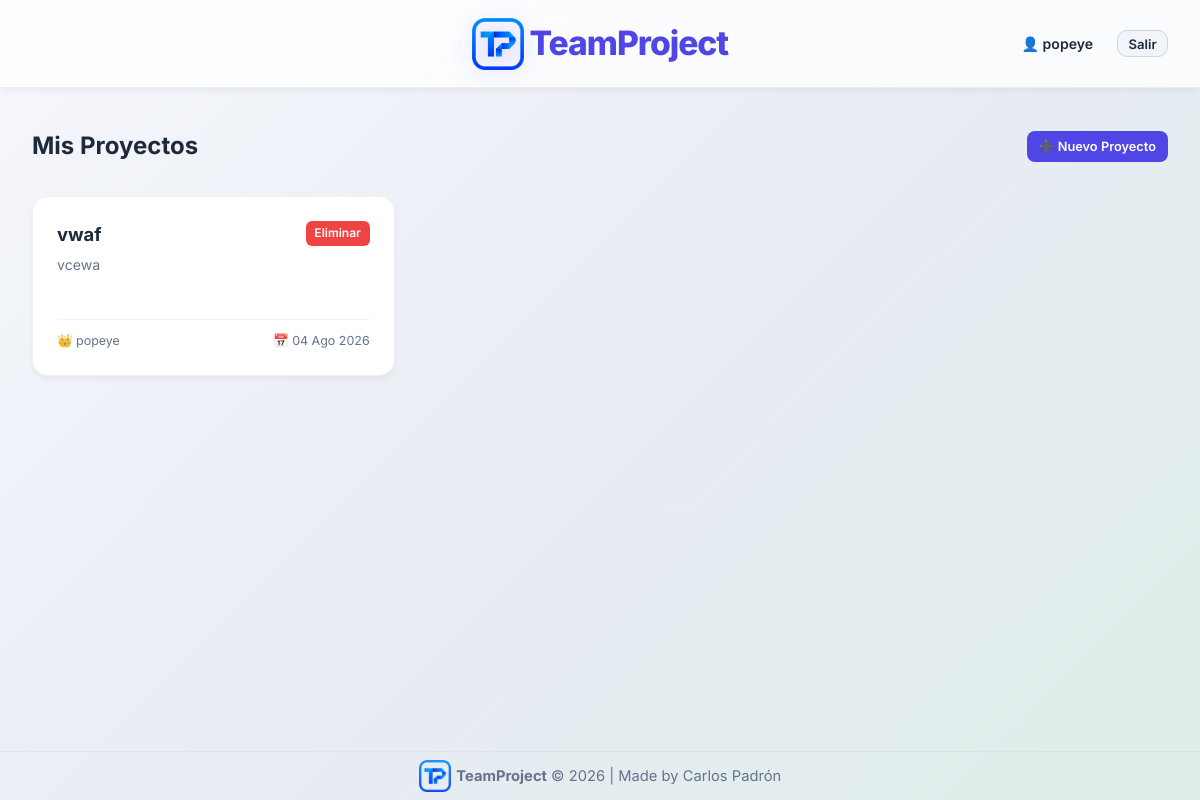
Page / (signed in) on the earlier database version.
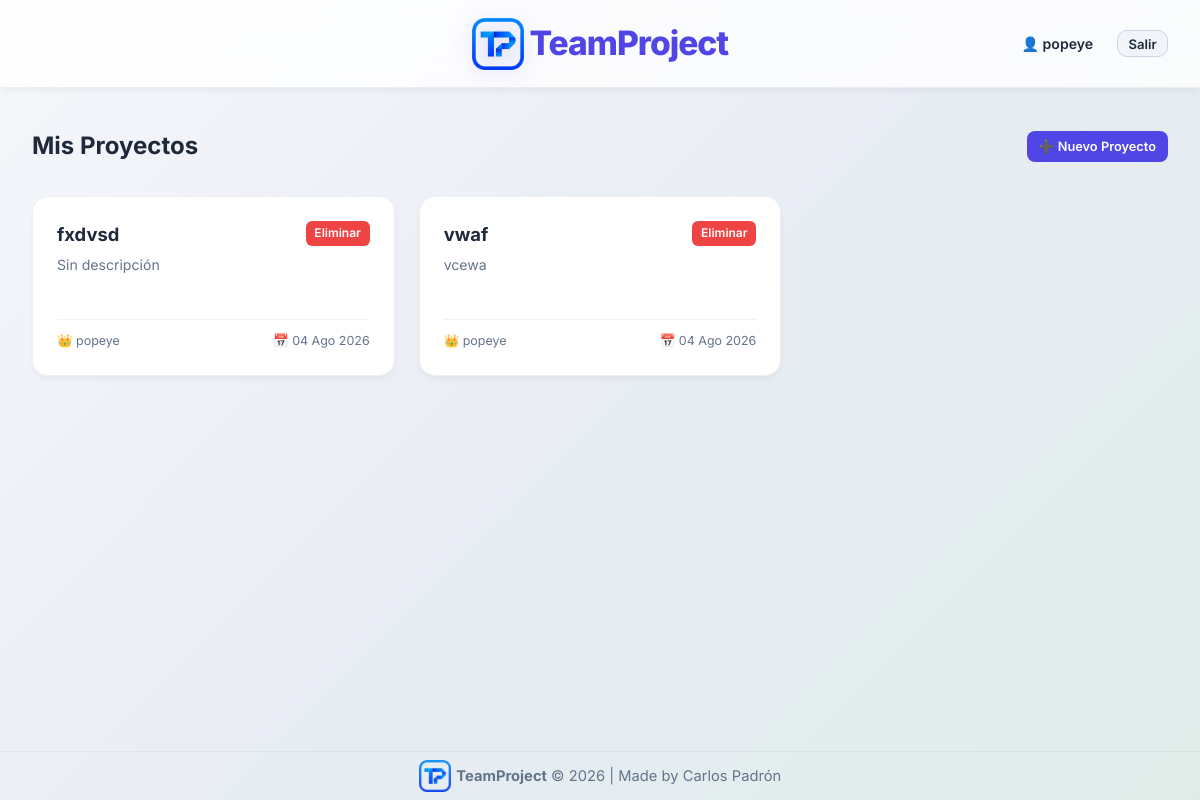
Same page on the later database version.
### projects/models.py (models this page shows, shortened)
class Project(models.Model):
    name = models.CharField(max_length=150, verbose_name="Nombre del Proyecto")
    description = models.TextField(blank=True, verbose_name="Descripción")
    owner = models.ForeignKey(User, on_delete=models.CASCADE, related_name="owned_projects", verbose_name="Propietario")
    created_at = models.DateTimeField(auto_now_add=True, verbose_name="Fecha de Creación")
    class Meta:
        ordering = ['-created_at']

### projects/views.py (the view)
# urls.py: path('', views.project_list_view, name='project_list'),
@login_required
def project_list_view(request):
    projects = Project.objects.filter(
        Q(owner=request.user) | Q(memberships__user=request.user)
    ).distinct()
    return render(request, 'projects/project_list.html', {'projects': projects})

### templates/projects/project_list.html (shortened to what this page needs)
{% extends 'base.html' %}
{% block content %}
<div class="boards-header">
    <h2>Mis Proyectos</h2>
    {% if projects %}
        <a href="{% url 'project_create' %}" class="btn btn-primary btn-sm-new-project">➕ Nuevo Proyecto</a>
    {% endif %}
</div>
<div class="boards-grid">
    {% for project in projects %}
        <div class="board-card" style="position: relative; display: flex; flex-direction: column; justify-content: space-between;">
            <div>
                <div style="display: flex; justify-content: space-between; align-items: flex-start; gap: 0.5rem; margin-bottom: 0.4rem;">
                    <a href="{% url 'project_detail' project.id %}" style="text-decoration: none; color: inherit; flex: 1;">
                        <div class="board-card-title" style="margin-bottom: 0;">{{ project.name }}</div>
                    </a>
                    {% if project.owner == user %}
                        <a href="{% url 'project_delete' project.id %}" class="btn btn-danger" style="padding: 0.2rem 0.55rem; font-size: 0.75rem; border-radius: 6px; flex-shrink: 0;" title="Eliminar proyecto">
                            Eliminar
                        </a>
                    {% endif %}
                </div>
                <a href="{% url 'project_detail' project.id %}" style="text-decoration: none; color: inherit;">
                    <div class="board-card-desc">{{ project.description|default:"Sin descripción" }}</div>
                </a>
            </div>
            <a href="{% url 'project_detail' project.id %}" style="text-decoration: none; color: inherit;">
                <div class="board-card-footer">
                    <span>👑 {{ project.owner.username }}</span>
                    <span>📅 {{ project.created_at|date:"d M Y" }}</span>
                </div>
            </a>
        </div>
    {% endfor %}
</div>
{% endblock %}

Differences in the rows shown:
added Project: name "fxdvsd", shows "Eliminar", description "Sin descripción", owner.username "popeye", created_at "04 Ago 2026"
